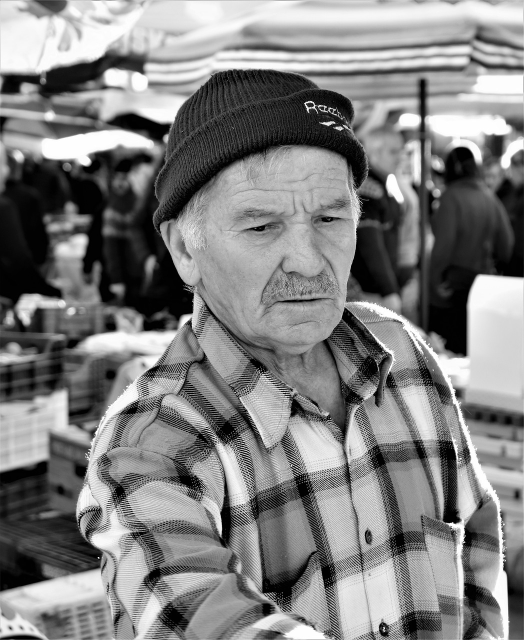
#> input picture images/2.jpg, 1048 x 1280 px (shown at 1/2 size)
$ python move_img.py
#> lines starting #> are read from the running program, lines starting #| are printed output that depends on the picture
# -*- coding: utf-8 -*-
import numpy as np
import cv2

img = cv2.imread('images/2.jpg')
#> img is the input picture: shape (1280, 1048, 3); min 0, max 255, mean 128.5
rows,cols,ch = img.shape
#> rows = 1280; cols = 1048; ch = 3
img = cv2.resize(img, (640, 480), interpolation = cv2.INTER_LINEAR)
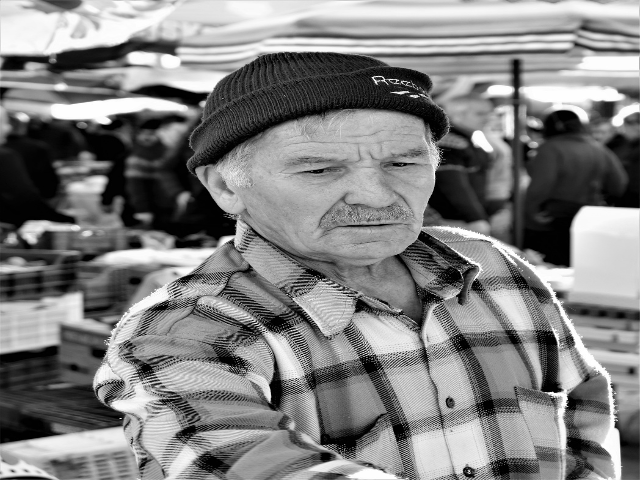
#> img: shape (480, 640, 3); min 0, max 255, mean 128.4
pts1 = np.float32([[640,0], [0,480], [0,0], [640,480]])
pts2 = np.float32([[187, 153], [422, 376], [315, 65], [306, 477]])
M = cv2.getPerspectiveTransform(pts1,pts2)
dst = cv2.warpPerspective(img,M,(640,480))
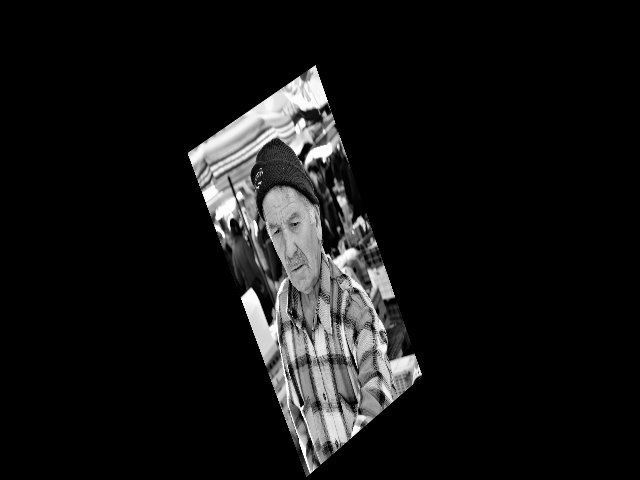
#> dst: shape (480, 640, 3); min 0, max 255, mean 20.8

cv2.imshow('title', dst)

cv2.waitKey(0)
cv2.destroyAllWindows()

$ run again, with images/1.jpg copied over images/2.jpg
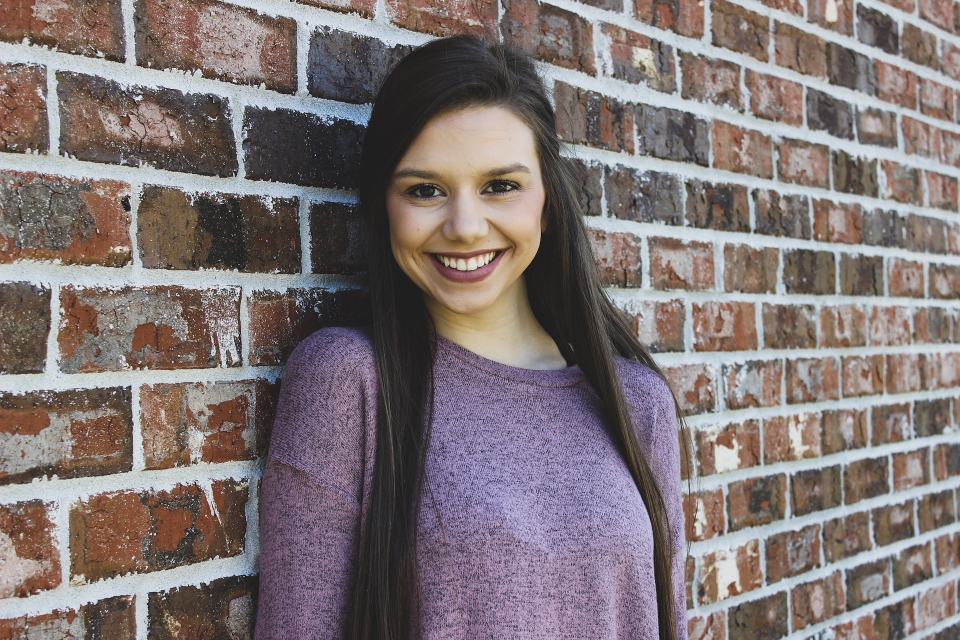
#> input picture images/1.jpg, 1920 x 1279 px (shown at 1/2 size)
#> img is the input picture: shape (1279, 1920, 3); mean B, G, R 116.4, 116.3, 127.5
#> `img = cv2.resize(img, (640, 480), interpolation = cv2.INTER_LINEAR)`:
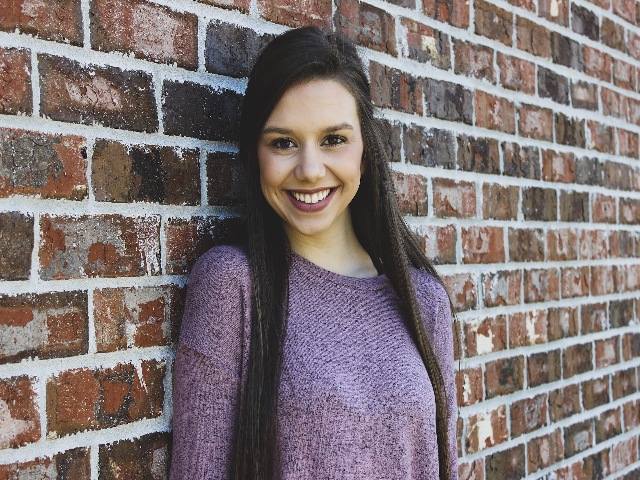
#> img: shape (480, 640, 3); mean B, G, R 116.3, 116.2, 127.4
#> `dst = cv2.warpPerspective(img,M,(640,480))`:
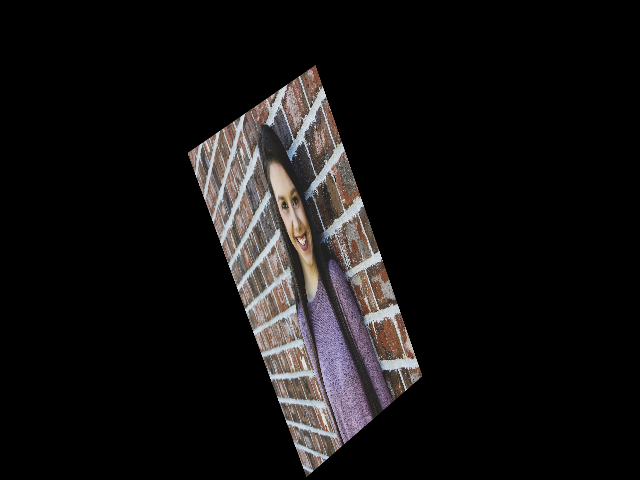
#> dst: shape (480, 640, 3); mean B, G, R 18.8, 18.8, 20.6

$ run again, with images/3.jpg copied over images/2.jpg
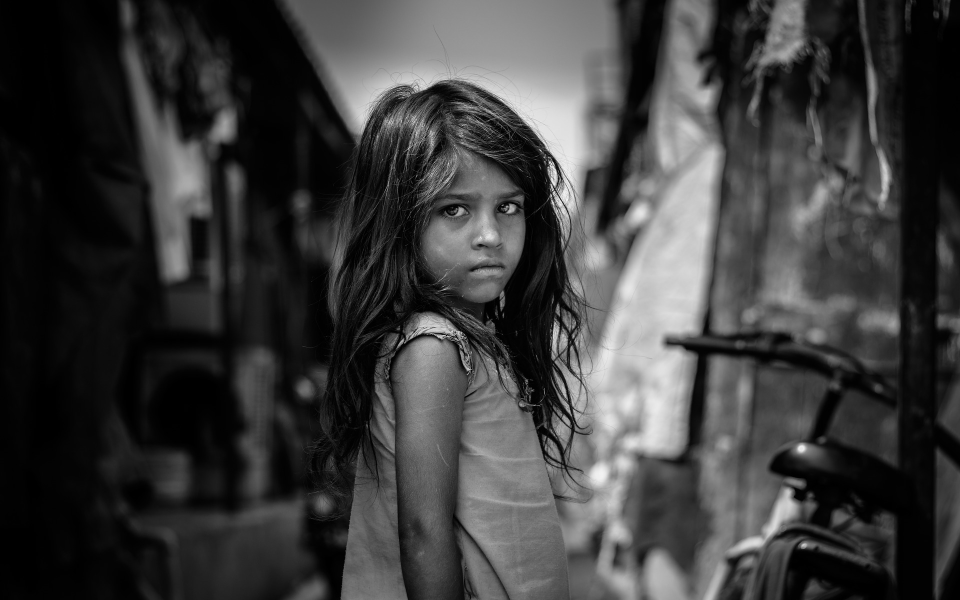
#> input picture images/3.jpg, 1920 x 1200 px (shown at 1/2 size)
#> img is the input picture: shape (1200, 1920, 3); min 0, max 255, mean 60.2
#> `img = cv2.resize(img, (640, 480), interpolation = cv2.INTER_LINEAR)`:
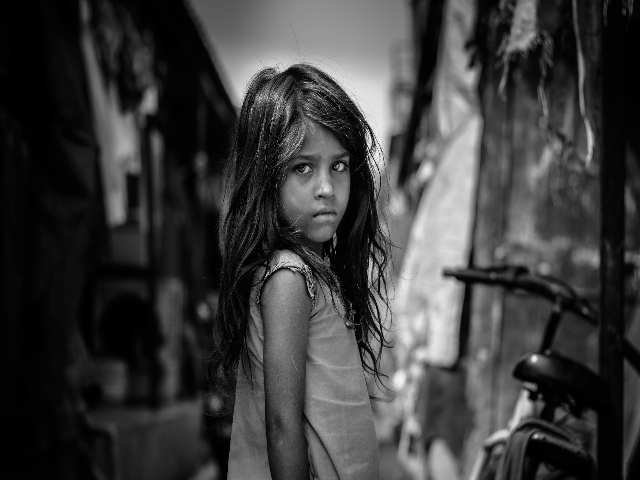
#> img: shape (480, 640, 3); min 0, max 246, mean 60.3
#> `dst = cv2.warpPerspective(img,M,(640,480))`:
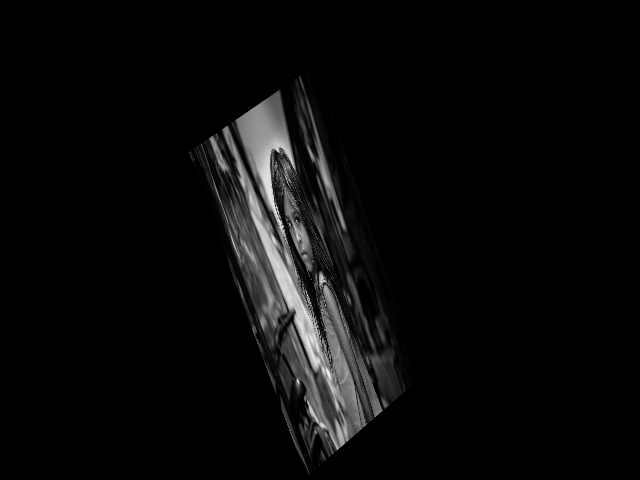
#> dst: shape (480, 640, 3); min 0, max 241, mean 9.8

$ run again, with images/5.jpg copied over images/2.jpg
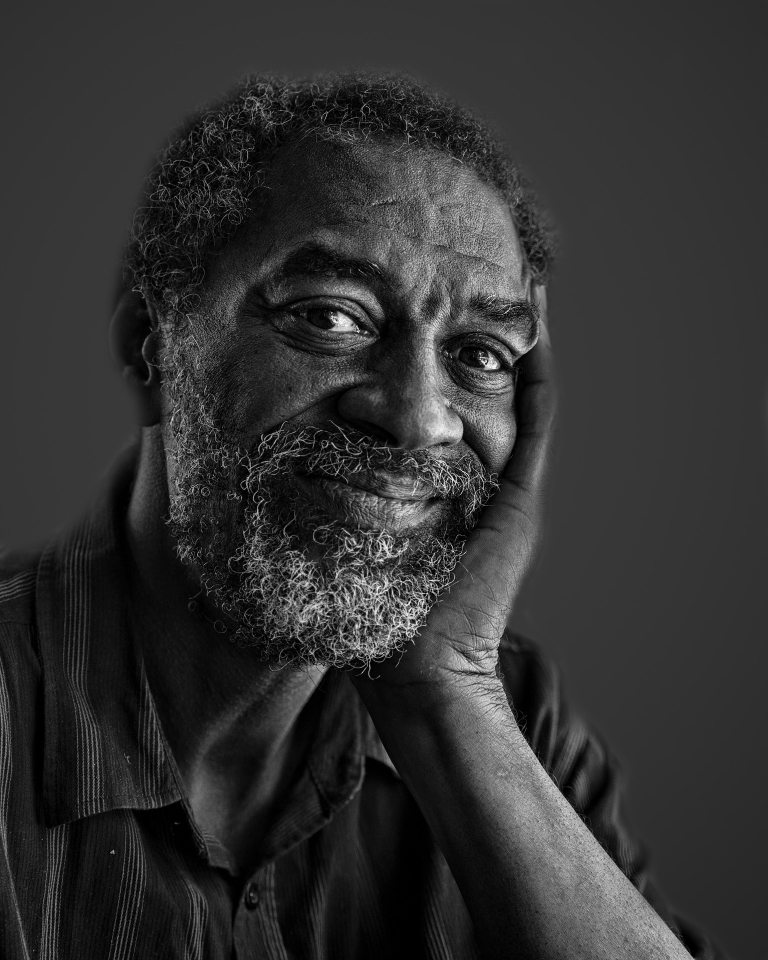
#> input picture images/5.jpg, 1536 x 1920 px (shown at 1/2 size)
#> img is the input picture: shape (1920, 1536, 3); min 0, max 255, mean 49.8
#> `img = cv2.resize(img, (640, 480), interpolation = cv2.INTER_LINEAR)`:
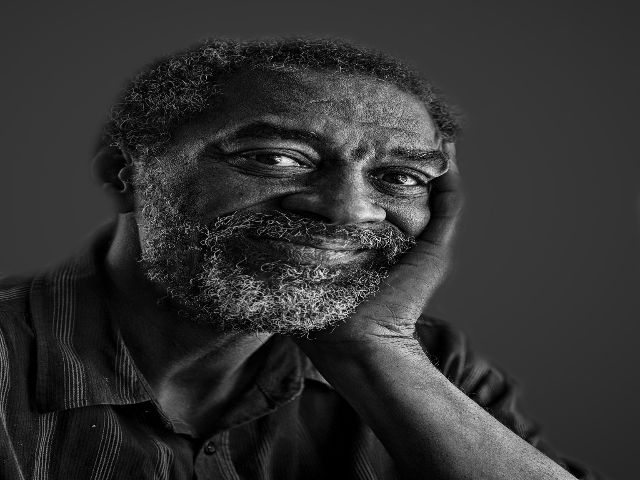
#> img: shape (480, 640, 3); min 0, max 248, mean 49.8
#> `dst = cv2.warpPerspective(img,M,(640,480))`:
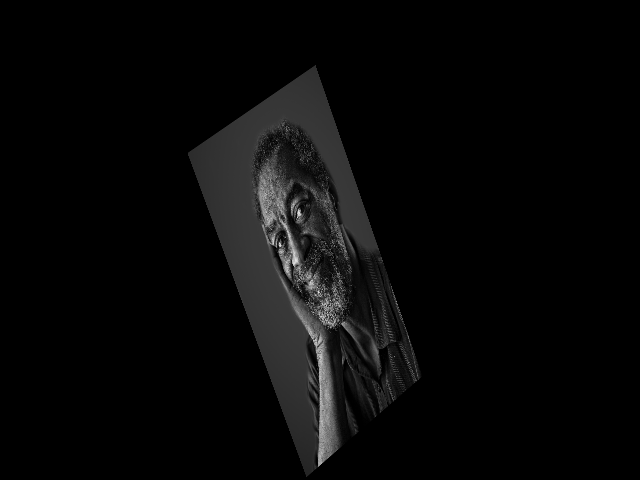
#> dst: shape (480, 640, 3); min 0, max 227, mean 8.1
